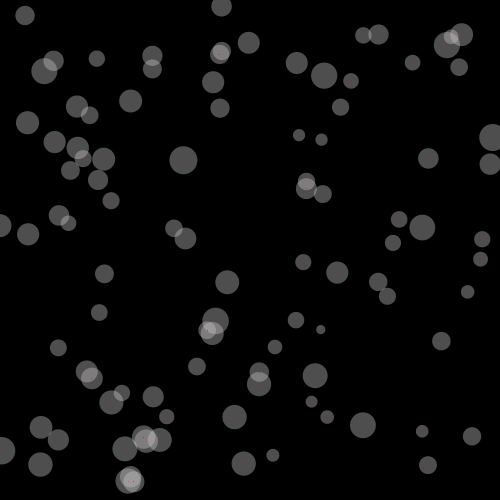
Frame 1 (no input)
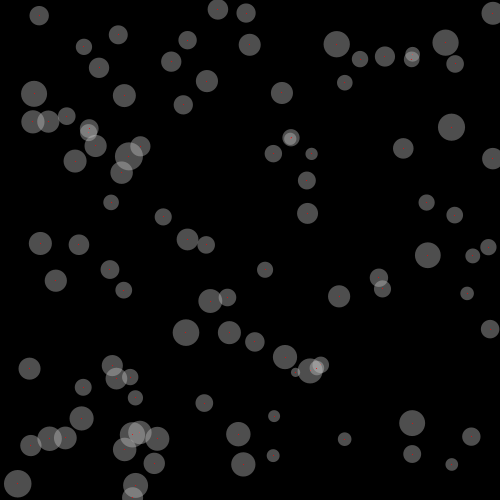
Frame 60 (the mouse pressed at the canvas centre just before this capture)
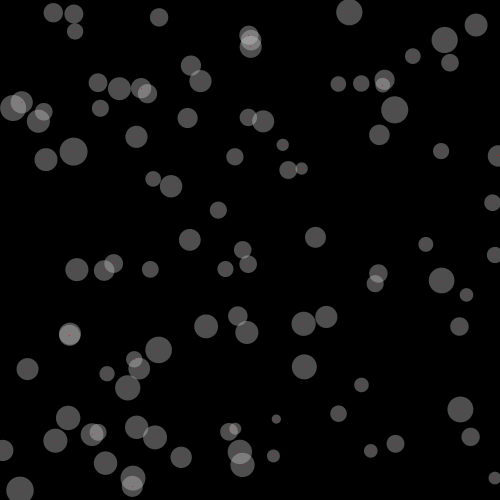
Frame 120 (the mouse held since frame 60 and released just before this capture)

The Processing sketch that drew these frames (run headless with seeded random() and noise(); from frame 60 on, the mouse is pressed at the canvas centre):

// Processing sketch: w5_03
// ── w5_03.pde
/*
 * Creative Coding
 * Week 5, 03 - Moving balls
 * by Indae Hwang and Jon McCormack
 * Copyright (c) 2014 Monash University
 *
 * This sketch shows the basics of classes and objects in Processing
 * It defines a class called "Ball" with member functions that move and display
 *
 */

// declare array of Balls
Ball theBalls[];
int numBalls = 100;

void setup() {
  size(500, 500);

  // initialise array and fill it with balls
  theBalls = new Ball[numBalls];
  for (int i = 0; i < numBalls; ++i) {
    float ballSize = constrain(20 + (randomGaussian() * 4), 1, 100);
    theBalls[i] = new Ball(random(width), random(height), ballSize);
    theBalls[i].randomiseDirection();
  }
  background(0);
}

void draw() {
  background(0);
  for (int i = 0; i < numBalls; ++i) {
    theBalls[i].move();
    theBalls[i].display();
  }
}  


// ── class_ball.pde
/*
 * declaration of the class "Ball"
 * Which represents the concept of a moving ball with a direction, speed
 * and rate of change in direction.
 *
 */
class Ball {

  // instance variables
  float x;        // x position
  float y;        // y position
  float fSize;     // ball size
  float speed;    // how fast the ball is moving
  float direction;// direction of travel
  float omega;    // rotational speed
  

  // constructor: called when a new Ball is created
  // Note that the constructor is a special function that
  // does have a return type (not even a void) and can't
  // return any value
  Ball(float x_, float y_, float size_) {
    // store supplied values in the instance variables
    x = x_;
    y = y_;
    fSize = size_;
    
    // set speed and directions to 0
    speed = 0;
    direction = 0;
    omega = 0;
  }
  
  
  // randomiseDirection
  // randomise the speed and direction of the ball
  void randomiseDirection() {
    speed = random(1);
    direction = random(360);
    omega = randomGaussian() * 0.3;
  }
  
  // move method
  // moves the ball in the current direction
  void move() {
    float dx, dy; 
    /*
     * direction is an angle that represents the current
     * direction of travel.
     * speed is the current speed in units/frame
     */
    dx = cos(radians(direction)) * speed;
    dy = sin(radians(direction)) * speed;
    x += dx;
    y += dy;
    direction += omega;
    checkBounds();
  }
  
  // checkBounds
  // checks that the ball is within the display window.
  // If it reaches the edge, move in the opposite direction
  void checkBounds() {
    if (x <= 0 || x >= width || y <= 0 || y >= height) {
      direction += 180;
      direction = direction % 360;
    }
  }
      

  // display method
  // draws the ball as a transparent circle with a red point at the centre
  //
  void display() {
    noStroke();
    fill(200,100);
    ellipse(x, y, fSize, fSize);
    stroke(255,0,0);
    point(x,y);
  }
}
